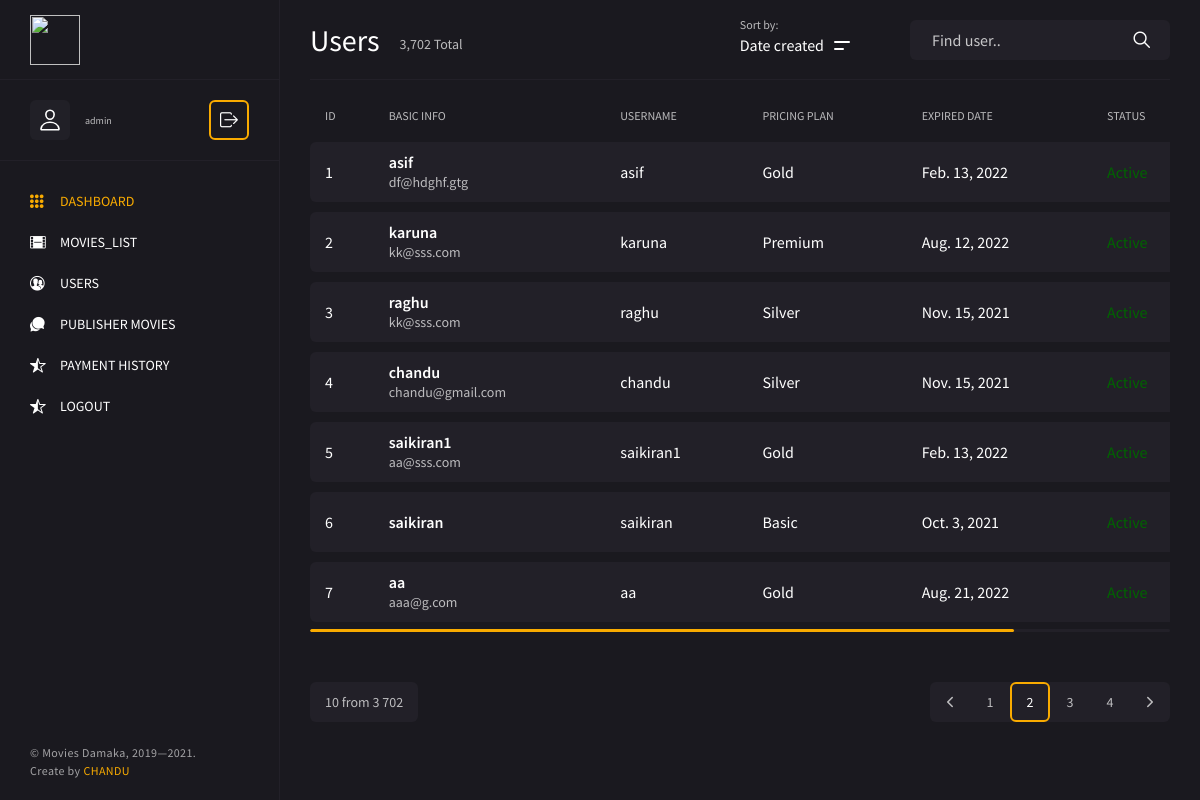
Screenshot of /user (signed in) with the database file from the repository.
### movieshd/models.py (models this page shows, shortened)
class Subscription(models.Model):
    user_membership = models.ForeignKey(UserMembership, related_name='subscription', on_delete=models.CASCADE, default=None)
    expires_in = models.DateField(null=True, blank=True)
    active = models.BooleanField(default=True)

class UserMembership(models.Model):
    user = models.OneToOneField(User, related_name='user_membership', on_delete=models.CASCADE)
    membership = models.ForeignKey(Membership, related_name='user_membership', on_delete=models.SET_NULL, null=True)
    amount = models.DecimalField(max_digits=10, decimal_places=2, default=0.00)
    order_id = models.CharField(max_length=200)
    date = models.DateTimeField(auto_now_add=True)

class Membership(models.Model):
    MEMBERSHIP_CHOICES = (
        ('Basic', 'Basic'),
        ('Silver', 'Silver'),
        ('Gold', 'Gold'),
        ('Premium', 'Premium'),
    )
    PERIOD_DURATION = (
        ('Days', 'Days'),
        ('Week', 'Week'),
        ('Months', 'Months'),
    )
    slug = models.SlugField(null=True, blank=True)
    membership_type = models.CharField(choices=MEMBERSHIP_CHOICES, default='Free', max_length=30)
    duration = models.PositiveIntegerField(default=7)
    duration_period = models.CharField(max_length=100, default='Day', choices=PERIOD_DURATION)
    price = models.DecimalField(max_digits=10, decimal_places=2, default=0.00)
    def __str__(self):
       return self.membership_type

### dashboard/views.py (the view)
# urls.py: path('user',views.users,name='user'),
@login_required(login_url='adminlogin')
def users(request):
    um = Subscription.objects.all()
    return render(request,'dashboard/users.html',{'user':um})

### templates/dashboard/users.html (shortened to what this page needs)
{% extends 'dashboard/base.html' %}
{% block content %}
	<main class="main">
		<div class="container-fluid">
			<div class="row">
				<div class="col-12">
					<div class="main__title">
						<h2>Users</h2>
						<span class="main__title-stat">3,702 Total</span>
						<div class="main__title-wrap">
							<div class="filter" id="filter__sort">
								<span class="filter__item-label">Sort by:</span>
								<div class="filter__item-btn dropdown-toggle" role="navigation" id="filter-sort" data-toggle="dropdown" aria-haspopup="true" aria-expanded="false">
									<input type="button" value="Date created">
									<span></span>
								</div>
							</div>
							<form action="#" class="main__title-form">
								<input type="text" placeholder="Find user..">
								<button type="button">
									<i class="icon ion-ios-search"></i>
								</button>
							</form>
						</div>
					</div>
				</div>
				<div class="col-12">
					<div class="main__table-wrap">
						<table class="main__table">
							<thead>
								<tr>
									<th>ID</th>
                                    <th>BASIC INFO</th>
									<th>USERNAME</th>
									<th>PRICING PLAN</th>
                                    <th>EXPIRED DATE</th>
									<th>STATUS</th>
								</tr>
							</thead>
{% for i in user %}
							<tbody>
								<tr>
									<td>
										<div class="main__table-text">{{ forloop.counter }}</div>
									</td>
									<td>
										<div class="main__user">
											<div class="main__meta">
												<h3>{{ i.user_membership.user.username }}</h3>
												<span>{{ i.user_membership.user.email }}</span>
											</div>
										</div>
									</td>
									<td>
										<div class="main__table-text">{{ i.user_membership.user.username }}</div>
									</td>
									<td>
										<div class="main__table-text">{{ i.user_membership.membership }}</div>
									</td>
                                    <td>
										<div class="main__table-text">{{ i.expires_in }}</div>
									</td>
                                    <td>
                                        {% if i.active == 0 %}
										<div class="main__table-text" style="color: red">Inactive</div>
                                        {% else %}
                                        <div class="main__table-text" style="color: darkgreen">Active</div>
                                        {% endif %}
									</td>
								</tr>
							</tbody>
                            {% endfor %}
						</table>
					</div>
				</div>
				<div class="col-12">
					<div class="paginator-wrap">
						<span>10 from 3 702</span>
						<ul class="paginator">
							<li class="paginator__item paginator__item--prev">
								<a href="#"><i class="icon ion-ios-arrow-back"></i></a>
							</li>
							<li class="paginator__item"><a href="#">1</a></li>
							<li class="paginator__item paginator__item--active"><a href="#">2</a></li>
							<li class="paginator__item"><a href="#">3</a></li>
							<li class="paginator__item"><a href="#">4</a></li>
							<li class="paginator__item paginator__item--next">
								<a href="#"><i class="icon ion-ios-arrow-forward"></i></a>
							</li>
						</ul>
					</div>
				</div>
			</div>
		</div>
	</main>
	{% endblock %}

### rows the page displays
Subscription: user_membership.user.username "asif", user_membership.user.email "df@hdghf.gtg", user_membership.membership "Gold", expires_in "Feb. 13, 2022", active "Active"
Subscription: user_membership.user.username "karuna", user_membership.user.email "kk@sss.com", user_membership.membership "Premium", expires_in "Aug. 12, 2022", active "Active"
Subscription: user_membership.user.username "raghu", user_membership.user.email "kk@sss.com", user_membership.membership "Silver", expires_in "Nov. 15, 2021", active "Active"
Subscription: user_membership.user.username "chandu", user_membership.user.email "chandu@gmail.com", user_membership.membership "Silver", expires_in "Nov. 15, 2021", active "Active"
Subscription: user_membership.user.username "saikiran1", user_membership.user.email "aa@sss.com", user_membership.membership "Gold", expires_in "Feb. 13, 2022", active "Active"
Subscription: user_membership.user.username "saikiran", user_membership.membership "Basic", expires_in "Oct. 3, 2021", active "Active"
Subscription: user_membership.user.username "aa", user_membership.user.email "aaa@g.com", user_membership.membership "Gold", expires_in "Aug. 21, 2022", active "Active"
